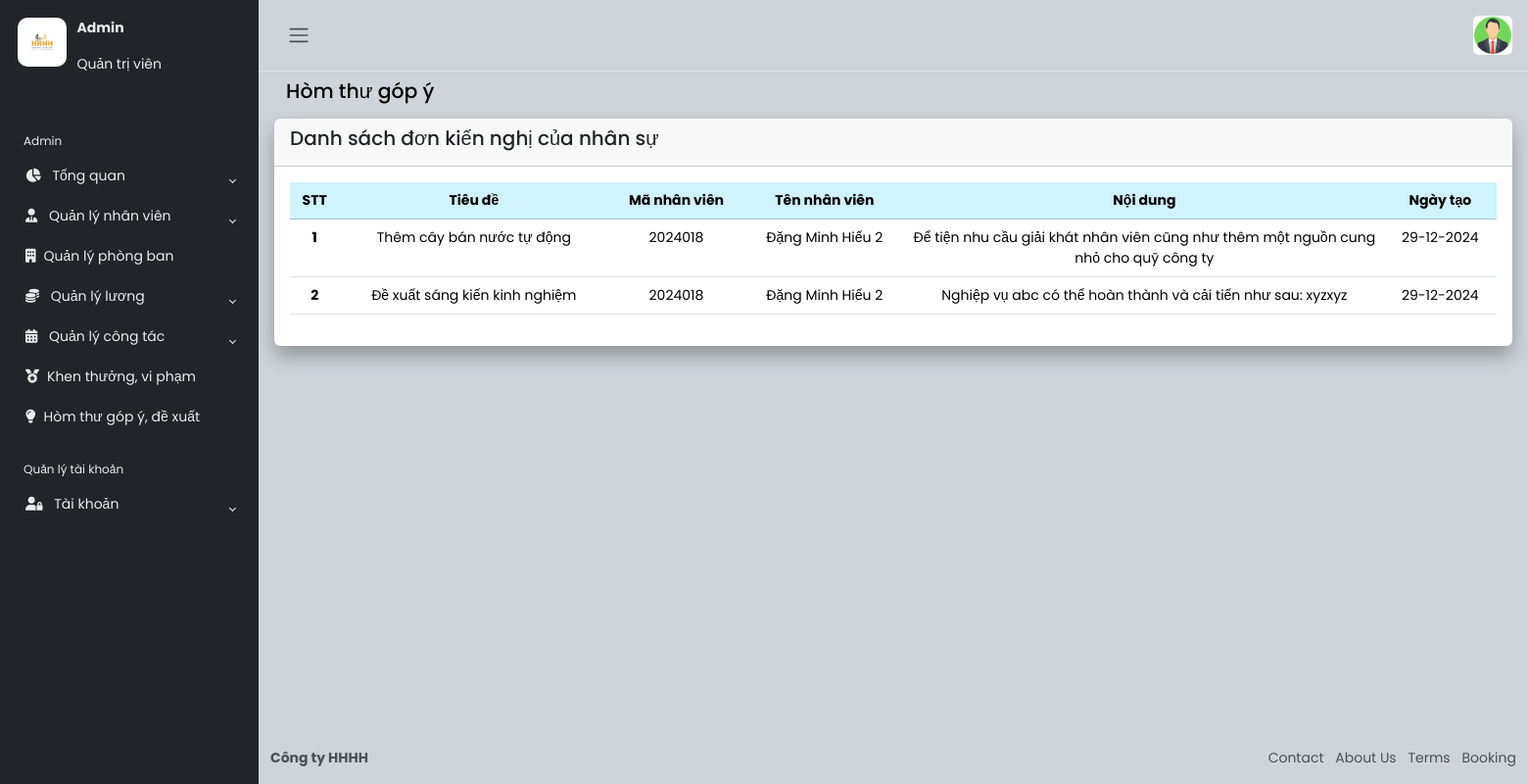
/Gopy/gopy.php (signed in), run on the app's committed database.
### tables this page shows
CREATE TABLE `kiennghi` (
  `MAKIENNGHI` int(11) NOT NULL,
  `MANV` int(11) NOT NULL,
  `TENNV` varchar(255) NOT NULL,
  `NOIDUNG` longtext NOT NULL,
  `TIEUDE` varchar(200) NOT NULL,
  `NGAYTAO` varchar(45) DEFAULT NULL
);

### Gopy/gopy.php (the view, shortened to what this page needs)
<?php include('../menu.php'); ?>
<div class="container-fluid">
  <div class="mb-3">
    <h4>Hòm thư góp ý</h4>
  </div>
</div>
<div class="row">
    <div class="col-12 d-flex">
        <div class="card border-0">
            <div class="card-header">
                <h5 class="card-title">Danh sách đơn kiến nghị của nhân sự</h5>
            </div>
            <div class="card-body">
                <table class="table text-center table-hover">
                    <thead class="table-info">
                        <tr>
                            <th scope="col">STT</th>
                            <th scope="col">Tiêu đề</th>
                            <th>Mã nhân viên</th>
                            <th>Tên nhân viên</th>
                            <th scope="col">Nội dung</th>
                            <th scope="col">Ngày tạo</th>
                        </tr>
                    </thead>
                    <tbody>
                        <?php
                        require_once '../connect.php';
                        $stmt = $conn->prepare("SELECT * FROM KIENNGHI");
                        $stmt->execute();
                        $stt = 0;
                        foreach ($stmt->fetchAll() as $r) {
                            ?>
                            <tr>
                                <th><?php echo $stt += 1; ?></th>
                                <td><?php echo $r['TIEUDE']; ?></td>
                                <td><?php echo $r['MANV']; ?></td>
                                <td><?php echo $r['TENNV']; ?></td>
                                <td class="limited-width"><?php echo $r['NOIDUNG']; ?></td>
                                <td><?php echo $r['NGAYTAO']; ?></td>
                            </tr>
                            <?php
                        }
                        ?>
                    </tbody>
                </table>
            </div>
        </div>
    </div>
</div>
<?php include('../footer.php'); ?>

### css/style.css (style rules this page uses)
h4 { font-family: "Poppins", sans-serif; font-size: 1.275rem; color: var(--bs-emphasis-color); }
.card { box-shadow: 0 0 0.875rem 0 rgba(34, 46, 60, 0.05); margin-bottom: 24px; width: 100vw; }
.limited-width { max-width: 400px; word-wrap: break-word; white-space: normal; }

### css/index.css (style rules this page uses)
* { padding: 0; margin: 0; }
.card { box-shadow: 0px 10px 20px rgba(0, 0, 0, 0.3); }

### data on the page
kiennghi: stt "1", TIEUDE "Thêm cây bán nước tự động", MANV "2024018", TENNV "Đặng Minh Hiếu 2", NOIDUNG "Để tiện nhu cầu giải khát nhân viên cũng như thêm một nguồn cung nhỏ cho quỹ công ty", NGAYTAO "29-12-2024"
kiennghi: stt "2", TIEUDE "Đề xuất sáng kiến kinh nghiệm", MANV "2024018", TENNV "Đặng Minh Hiếu 2", NOIDUNG "Nghiệp vụ abc có thể hoàn thành và cải tiến như sau: xyzxyz", NGAYTAO "29-12-2024"
